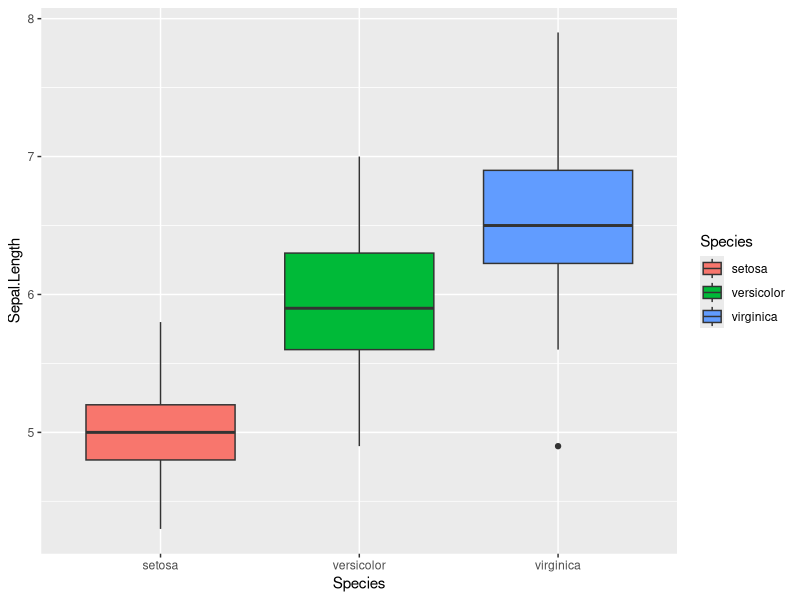
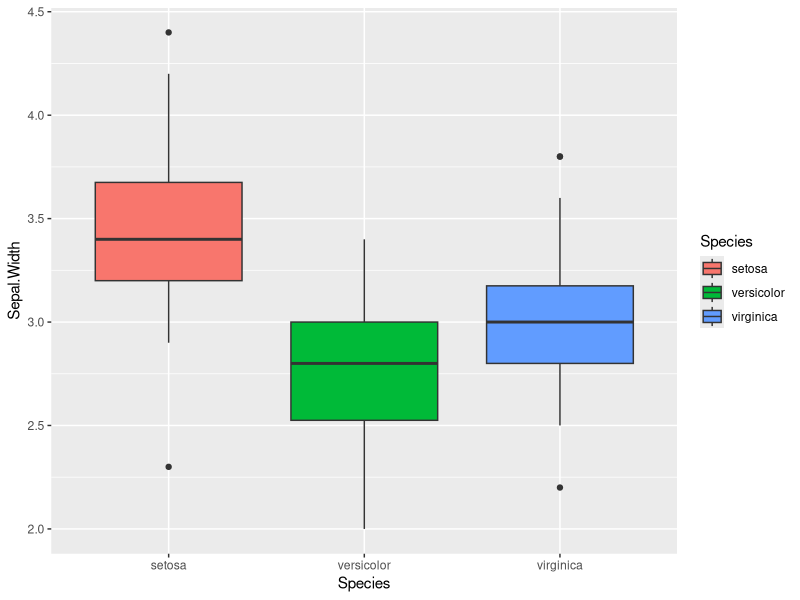
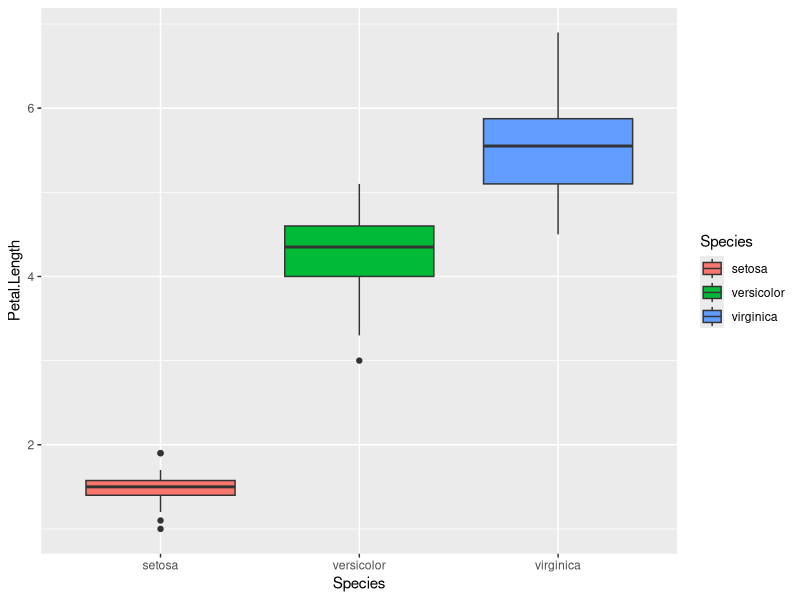
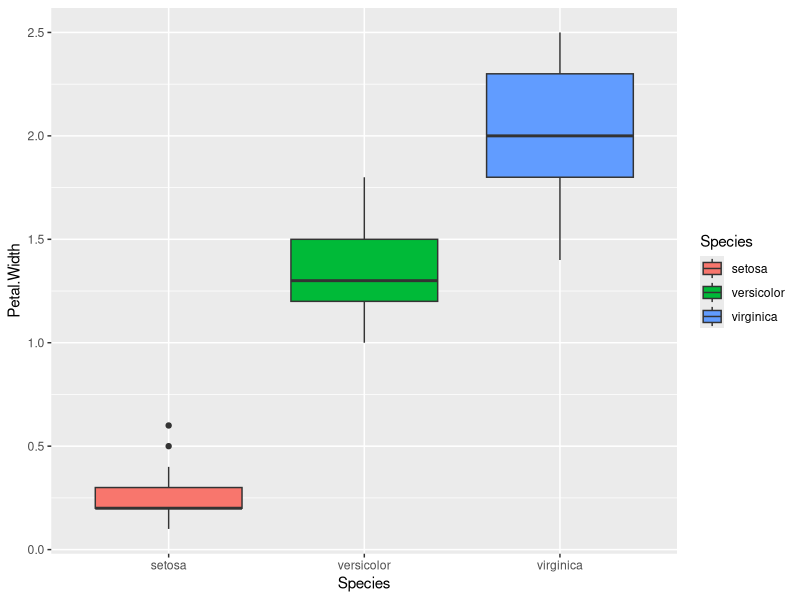
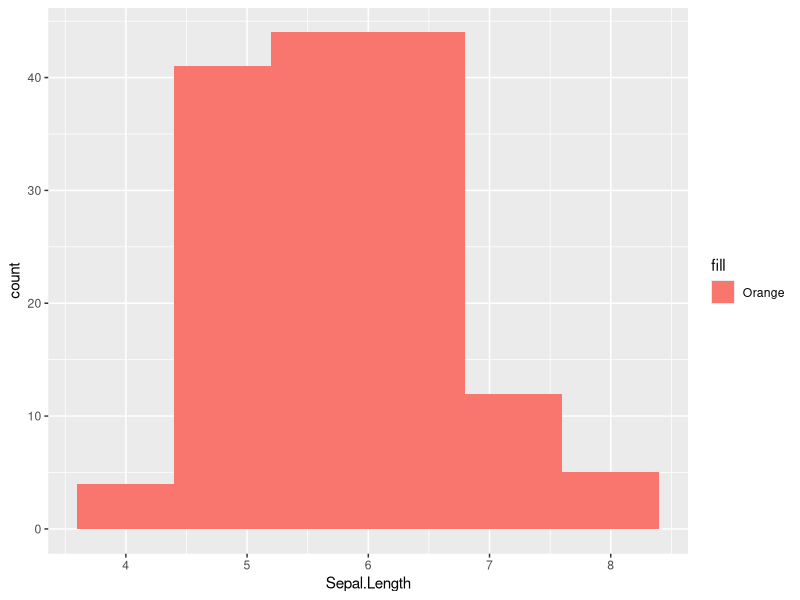
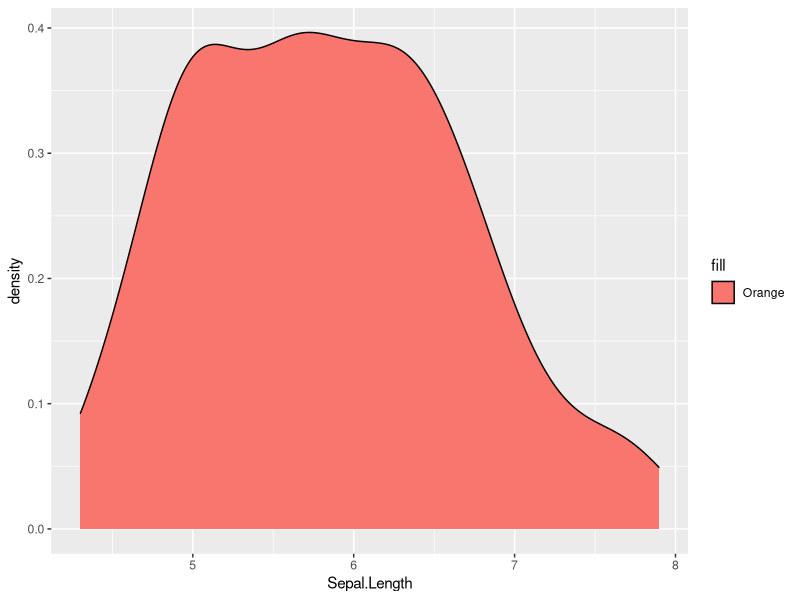
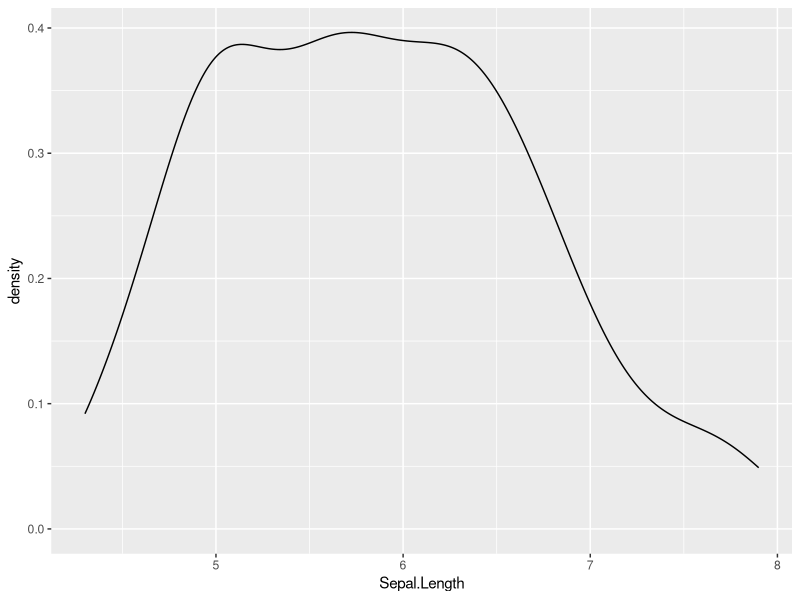
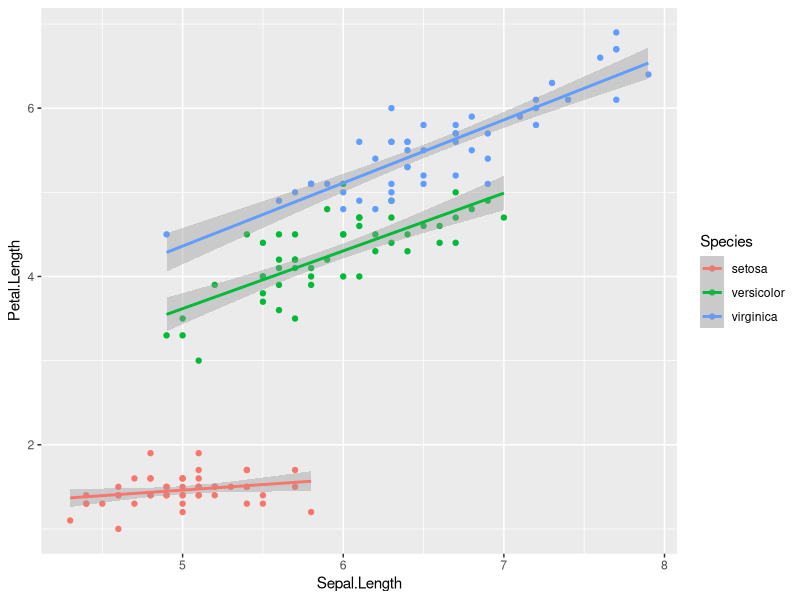

R code for these plots, in order:
#Analysis using IRIS Data
mydata=iris
mydata
attach(mydata)
summary(mydata)
data1=by(Sepal.Length, INDICES=Species, FUN=summary) 
data1
library(ggplot2)
Boxplot1=ggplot(mydata, aes(Species, Sepal.Length, fill=Species)) 
Boxplot1+geom_boxplot()
Boxplot2=ggplot(mydata, aes(Species, Sepal.Width, fill=Species))
Boxplot2+geom_boxplot()
Boxplot3=ggplot(mydata, aes(Species, Petal.Length, fill=Species))
Boxplot3+geom_boxplot()
Boxplot4=ggplot(mydata, aes(Species, Petal.Width, fill=Species))
Boxplot4+geom_boxplot()
Histogram=ggplot(mydata, aes(Sepal.Length, fill="Orange"))
Histogram+geom_histogram(binwidth=0.8)
Histogram+geom_density()
LinePlot=ggplot(mydata, aes(Sepal.Length))
LinePlot+geom_density()
Scatter1=ggplot(mydata, aes(Sepal.Length, Petal.Length, color=Species))
Scatter1+geom_point()+geom_smooth(method="lm")
Scatter2=ggplot(mydata, aes(Sepal.Width, Petal.Width, color=Species))
Scatter2+geom_point()+geom_smooth(method="lm")


 